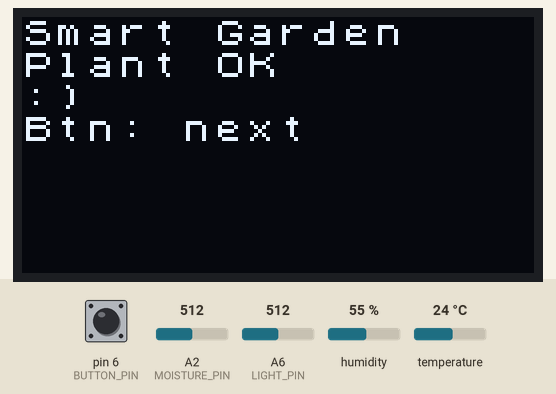
Recording of a sketch running on a simulated Arduino Nano, built with avr-gcc and run on an emulated ATmega328P. On the bench: 128×64 one-colour display. The test bench sets the inputs (shaded band); at power-on: humidity 55 %, A2 (MOISTURE_PIN) = 512, pin 6 (BUTTON_PIN) LOW, temperature 24 °C, A6 (LIGHT_PIN) = 512. What the sketch prints to the serial monitor is not drawn.

Above: at 3.1 s.
3.2 s: humidity set to 22 %
At 5.2 s:
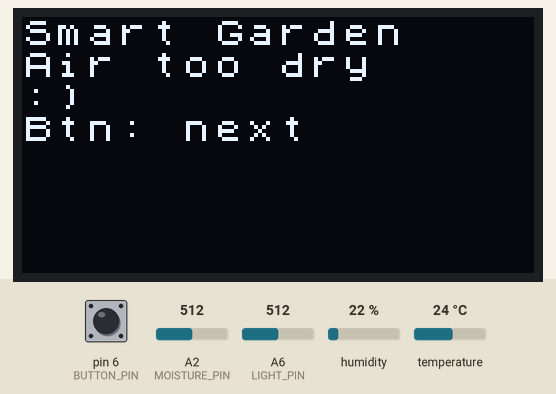
9.1 s: A2 (MOISTURE_PIN) set to 651
11.7 s: A2 (MOISTURE_PIN) set to 676
At 13.0 s:
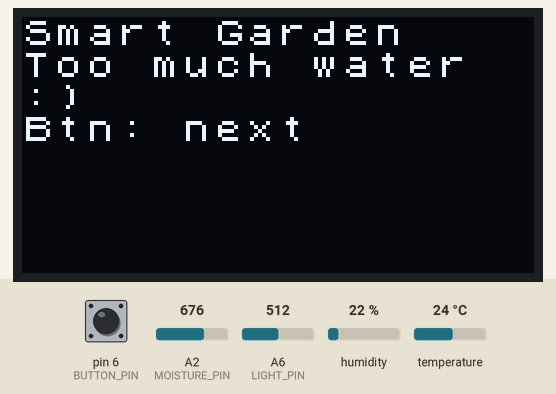
17.4 s: pin 6 (BUTTON_PIN) pulled HIGH for 0.15 s
At 19.1 s:
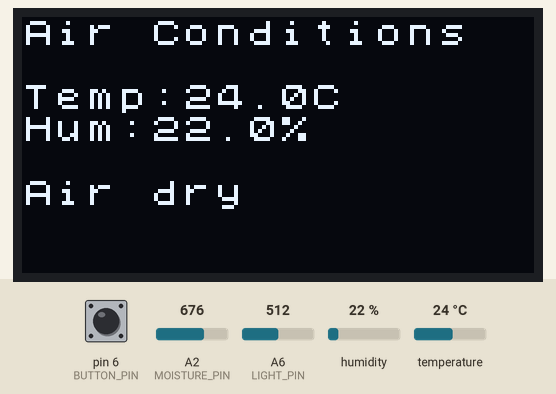
22.3 s: temperature set to 12 °C
At 23.7 s:
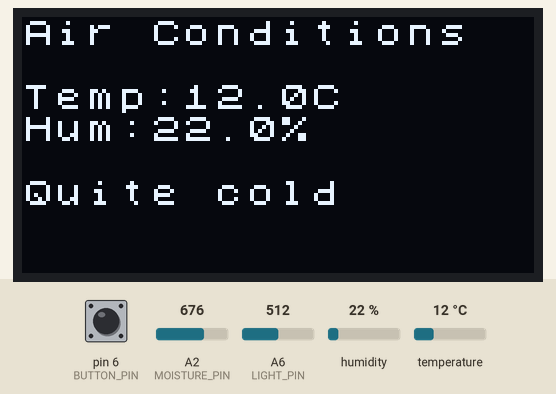
27.7 s: pin 6 (BUTTON_PIN) pulled HIGH for 1 s
At 29.8 s:
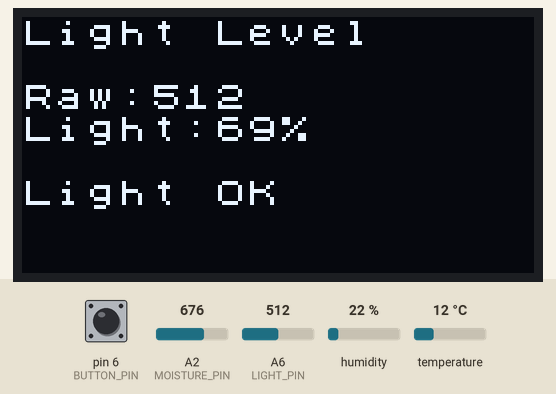
Timing chart, 0 to 31.3 s (numbered marks = the images above; inputs shaded):
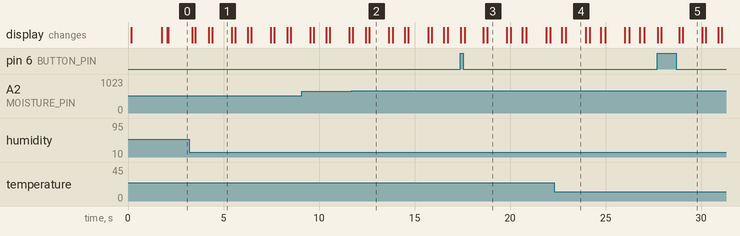

The sketch:

Implementation.ino
```cpp
#include <Arduino.h>
#include "DHT.h"
#include <U8x8lib.h>


// SMART GARDEN HELPER
// Grove Beginner Kit + External Moisture Sensor

// Pin connections

#define DHTPIN 3
#define DHTTYPE DHT11

const int BUTTON_PIN = 6;
const int LIGHT_PIN = A6;
const int MOISTURE_PIN = A2;

// If the button works backwards, change HIGH to LOW.
const int BUTTON_ACTIVE_LEVEL = HIGH;

// Calibration values obtained during project testing.


// Light sensor raw values
const int LIGHT_DARK_RAW = 0;
const int LIGHT_BRIGHT_RAW = 740;

// Moisture sensor raw values
const int MOISTURE_DRY_RAW = 0;
const int MOISTURE_WET_RAW = 821;

// Thresholds
// These are the "meaning" rules from Day 2.
// Learners will help choose these.


const int LIGHT_LOW = 30;
const int LIGHT_HIGH = 80;

const int MOISTURE_LOW = 30;
const int MOISTURE_HIGH = 80;

const float TEMP_LOW = 15.0;
const float TEMP_HIGH = 35.0;

const float HUMIDITY_LOW = 30.0;
const float HUMIDITY_HIGH = 70.0;


// Objects

DHT dht(DHTPIN, DHTTYPE);
U8X8_SSD1306_128X64_ALT0_HW_I2C u8x8(/* reset=*/ U8X8_PIN_NONE);


// OLED states

int screenState = 0;
const int NUMBER_OF_SCREENS = 5;

// 0 = Overview
// 1 = Air: temperature + humidity
// 2 = Light
// 3 = Soil moisture
// 4 = Plant advice


// Sensor values

float temperature = 0.0;
float humidity = 0.0;
bool airSensorOK = false;

int rawLight = 0;
int lightPercent = 0;

int rawMoisture = 0;
int moisturePercent = 0;

// Button and timing

bool previousButtonPressed = false;

unsigned long lastButtonPressTime = 0;
const unsigned long debounceDelay = 250;

unsigned long lastSensorReadTime = 0;
const unsigned long sensorReadInterval = 2000;

unsigned long lastDisplayUpdateTime = 0;
const unsigned long displayUpdateInterval = 1000;

bool displayNeedsUpdate = true;

// Function declarations

void readSensors();
void handleButton();
void updateSensorsIfNeeded();
void updateDisplayIfNeeded();

const char* getAirStatus();
const char* getLightStatus();
const char* getMoistureStatus();
const char* getPlantAdvice();

void showCurrentScreen();
void showOverviewScreen();
void showAirScreen();
void showLightScreen();
void showMoistureScreen();
void showAdviceScreen();

void printToSerial();


// SETUP

void setup() {
  Serial.begin(9600);
  Serial.println("Smart Garden Helper Starting...");

  pinMode(BUTTON_PIN, INPUT);

  dht.begin();

  u8x8.begin();
  u8x8.setPowerSave(0);
  u8x8.setFlipMode(1);
  u8x8.setFont(u8x8_font_chroma48medium8_r);

  u8x8.clearDisplay();
  u8x8.setCursor(0, 0);
  u8x8.print("Smart Garden");
  u8x8.setCursor(0, 2);
  u8x8.print("Starting...");
  delay(1500);

  readSensors();
  showCurrentScreen();
}


// LOOP

void loop() {
  handleButton();
  updateSensorsIfNeeded();
  updateDisplayIfNeeded();
}


// Read all sensors

void readSensors() {
  float newTemp = dht.readTemperature();
  float newHumidity = dht.readHumidity();

  if (isnan(newTemp) || isnan(newHumidity)) {
    airSensorOK = false;
  } else {
    airSensorOK = true;
    temperature = newTemp;
    humidity = newHumidity;
  }

  rawLight = analogRead(LIGHT_PIN);
  lightPercent = map(rawLight, LIGHT_DARK_RAW, LIGHT_BRIGHT_RAW, 0, 100);
  lightPercent = constrain(lightPercent, 0, 100);

  rawMoisture = analogRead(MOISTURE_PIN);
  moisturePercent = map(rawMoisture, MOISTURE_DRY_RAW, MOISTURE_WET_RAW, 0, 100);
  moisturePercent = constrain(moisturePercent, 0, 100);

  printToSerial();
}


// Update sensors every few seconds

void updateSensorsIfNeeded() {
  if (millis() - lastSensorReadTime >= sensorReadInterval) {
    readSensors();
    lastSensorReadTime = millis();
    displayNeedsUpdate = true;
  }
}


// Update OLED

void updateDisplayIfNeeded() {
  if (displayNeedsUpdate || millis() - lastDisplayUpdateTime >= displayUpdateInterval) {
    showCurrentScreen();
    lastDisplayUpdateTime = millis();
    displayNeedsUpdate = false;
  }
}


// Button changes OLED state

void handleButton() {
  bool currentButtonPressed = (digitalRead(BUTTON_PIN) == BUTTON_ACTIVE_LEVEL);

  if (currentButtonPressed && !previousButtonPressed) {
    if (millis() - lastButtonPressTime > debounceDelay) {
      screenState++;

      if (screenState >= NUMBER_OF_SCREENS) {
        screenState = 0;
      }

      displayNeedsUpdate = true;
      lastButtonPressTime = millis();
    }
  }

  previousButtonPressed = currentButtonPressed;
}


// Meaning functions
// These turn numbers into messages.

const char* getAirStatus() {
  if (!airSensorOK) {
    return "Air error";
  }
  else if (temperature > TEMP_HIGH) {
    return "Very hot";
  }
  else if (temperature < TEMP_LOW) {
    return "Quite cold";
  }
  else if (humidity < HUMIDITY_LOW) {
    return "Air dry";
  }
  else if (humidity > HUMIDITY_HIGH) {
    return "Very humid";
  }
  else {
    return "Air OK";
  }
}

const char* getLightStatus() {
  if (lightPercent < LIGHT_LOW) {
    return "Too dark";
  }
  else if (lightPercent > LIGHT_HIGH) {
    return "Very bright";
  }
  else {
    return "Light OK";
  }
}

const char* getMoistureStatus() {
  if (moisturePercent < MOISTURE_LOW) {
    return "Needs water";
  }
  else if (moisturePercent > MOISTURE_HIGH) {
    return "Too wet";
  }
  else {
    return "Soil OK";
  }
}

const char* getPlantAdvice() {
  if (!airSensorOK) {
    return "Check air sensor";
  }
  else if (moisturePercent < MOISTURE_LOW) {
    return "Water plant";
  }
  else if (moisturePercent > MOISTURE_HIGH) {
    return "Too much water";
  }
  else if (lightPercent < LIGHT_LOW) {
    return "Needs light";
  }
  else if (lightPercent > LIGHT_HIGH) {
    return "Very bright";
  }
  else if (temperature > TEMP_HIGH) {
    return "Too hot";
  }
  else if (temperature < TEMP_LOW) {
    return "Too cold";
  }
  else if (humidity < HUMIDITY_LOW) {
    return "Air too dry";
  }
  else if (humidity > HUMIDITY_HIGH) {
    return "Air humid";
  }
  else {
    return "Plant OK";
  }
}


// Choose OLED screen

void showCurrentScreen() {
  u8x8.clearDisplay();

  switch (screenState) {
    case 0:
      showOverviewScreen();
      break;

    case 1:
      showAirScreen();
      break;

    case 2:
      showLightScreen();
      break;

    case 3:
      showMoistureScreen();
      break;

    case 4:
      showAdviceScreen();
      break;

    default:
      screenState = 0;
      showOverviewScreen();
      break;
  }
}


// Screen 0: Overview

void showOverviewScreen() {
  u8x8.setCursor(0, 0);
  u8x8.print("Smart Garden");

  /*u8x8.setCursor(0, 1);
  u8x8.print("Air:");
  u8x8.print(getAirStatus());

  u8x8.setCursor(0, 2);
  u8x8.print("Light:");
  u8x8.print(lightPercent);
  u8x8.print("%");

  u8x8.setCursor(0, 4);
  u8x8.print("Soil:");
  u8x8.print(moisturePercent);
  u8x8.print("%");
  */
  u8x8.setCursor(0, 1);
  u8x8.print(getPlantAdvice());

  u8x8.setCursor(0, 2);
  u8x8.print(":)");

  u8x8.setCursor(0, 3);
  u8x8.print("Btn: next");
}


// Screen 1: Air

void showAirScreen() {
  u8x8.setCursor(0, 0);
  u8x8.print("Air Conditions");

  if (!airSensorOK) {
    u8x8.setCursor(0, 2);
    u8x8.print("DHT error");
    u8x8.setCursor(0, 4);
    u8x8.print("Check sensor");
    u8x8.setCursor(0, 7);
    u8x8.print("Btn: next");
    return;
  }

  u8x8.setCursor(0, 2);
  u8x8.print("Temp:");
  u8x8.print(temperature, 1);
  u8x8.print("C");

  u8x8.setCursor(0, 3);
  u8x8.print("Hum:");
  u8x8.print(humidity, 1);
  u8x8.print("%");

  u8x8.setCursor(0, 5);
  u8x8.print(getAirStatus());

}


// Screen 2: Light

void showLightScreen() {
  u8x8.setCursor(0, 0);
  u8x8.print("Light Level");

  u8x8.setCursor(0, 2);
  u8x8.print("Raw:");
  u8x8.print(rawLight);

  u8x8.setCursor(0, 3);
  u8x8.print("Light:");
  u8x8.print(lightPercent);
  u8x8.print("%");

  u8x8.setCursor(0, 5);
  u8x8.print(getLightStatus());

}


// Screen 3: Moisture

void showMoistureScreen() {
  u8x8.setCursor(0, 0);
  u8x8.print("Soil Moisture");

  u8x8.setCursor(0, 2);
  u8x8.print("Raw:");
  u8x8.print(rawMoisture);

  u8x8.setCursor(0, 3);
  u8x8.print("Moist:");
  u8x8.print(moisturePercent);
  u8x8.print("%");

  u8x8.setCursor(0, 5);
  u8x8.print(getMoistureStatus());

}


// Screen 4: Advice

void showAdviceScreen() {
  u8x8.setCursor(0, 0);
  u8x8.print("Plant Advice");

  u8x8.setCursor(0, 1);
  u8x8.print(getPlantAdvice());

  u8x8.setCursor(0, 2);
  u8x8.print("Based on:");

  u8x8.setCursor(0, 3);
  u8x8.print("Air Light Soil");

}


// Serial debugging

void printToSerial() {
  Serial.print("Screen:");
  Serial.print(screenState);

  Serial.print(" | Temp:");
  if (airSensorOK) {
    Serial.print(temperature);
    Serial.print("C");
  } else {
    Serial.print("ERR");
  }

  Serial.print(" | Hum:");
  if (airSensorOK) {
    Serial.print(humidity);
    Serial.print("%");
  } else {
    Serial.print("ERR");
  }

  Serial.print(" | Light raw:");
  Serial.print(rawLight);
  Serial.print(" | Light:");
  Serial.print(lightPercent);
  Serial.print("%");

  Serial.print(" | Moist raw:");
  Serial.print(rawMoisture);
  Serial.print(" | Moist:");
  Serial.print(moisturePercent);
  Serial.println("%");
}
```

Measured:
- the behaviour switches between 665 and 666 on A2 (MOISTURE_PIN) (found by bisection; images 1 and 2)
- after the input at 3.2 s, the display: first differs from a run without the input after 1.2 s (image 1)
- after the input at 11.7 s, the display: first differs from a run without the input after 0.93 s (image 2)
- after the input at 22.3 s, the display: first differs from a run without the input after 0.62 s (image 4)
- what the display in image 1 shows lasts 1.0 s, from 4.4 s to 5.4 s
